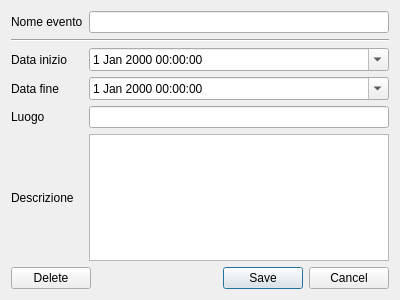
<?xml version="1.0" encoding="UTF-8"?>
<ui version="4.0">
 <class>DialogEdit</class>
 <widget class="QDialog" name="DialogEdit">
  <property name="geometry">
   <rect>
    <x>0</x>
    <y>0</y>
    <width>400</width>
    <height>300</height>
   </rect>
  </property>
  <property name="windowTitle">
   <string>Modifica evento</string>
  </property>
  <layout class="QGridLayout" name="gridLayout_2">
   <item row="0" column="0">
    <layout class="QGridLayout" name="gridLayout">
     <property name="verticalSpacing">
      <number>6</number>
     </property>
     <item row="3" column="1">
      <widget class="QDateTimeEdit" name="fieldDateStart">
       <property name="calendarPopup">
        <bool>true</bool>
       </property>
      </widget>
     </item>
     <item row="0" column="0">
      <widget class="QLabel" name="labelName">
       <property name="text">
        <string>Nome evento</string>
       </property>
      </widget>
     </item>
     <item row="5" column="1">
      <widget class="QLineEdit" name="fieldLocation"/>
     </item>
     <item row="4" column="1">
      <widget class="QDateTimeEdit" name="fieldDateEnd">
       <property name="calendarPopup">
        <bool>true</bool>
       </property>
      </widget>
     </item>
     <item row="3" column="0">
      <widget class="QLabel" name="labelStart">
       <property name="text">
        <string>Data inizio</string>
       </property>
      </widget>
     </item>
     <item row="5" column="0">
      <widget class="QLabel" name="labelLocation">
       <property name="text">
        <string>Luogo</string>
       </property>
      </widget>
     </item>
     <item row="1" column="0" colspan="2">
      <widget class="Line" name="line">
       <property name="frameShadow">
        <enum>QFrame::Sunken</enum>
       </property>
       <property name="orientation">
        <enum>Qt::Horizontal</enum>
       </property>
      </widget>
     </item>
     <item row="4" column="0">
      <widget class="QLabel" name="labelEnd">
       <property name="text">
        <string>Data fine</string>
       </property>
      </widget>
     </item>
     <item row="6" column="0">
      <widget class="QLabel" name="labelDescription">
       <property name="text">
        <string>Descrizione</string>
       </property>
      </widget>
     </item>
     <item row="6" column="1">
      <widget class="QTextEdit" name="fieldDescription">
       <property name="tabChangesFocus">
        <bool>true</bool>
       </property>
      </widget>
     </item>
     <item row="0" column="1">
      <widget class="QLineEdit" name="fieldEventName"/>
     </item>
    </layout>
   </item>
   <item row="1" column="0">
    <layout class="QHBoxLayout" name="horizontalLayout">
     <property name="bottomMargin">
      <number>0</number>
     </property>
     <item>
      <widget class="QPushButton" name="deleteButton">
       <property name="text">
        <string>Delete</string>
       </property>
      </widget>
     </item>
     <item>
      <widget class="QDialogButtonBox" name="okCancelButtons">
       <property name="orientation">
        <enum>Qt::Horizontal</enum>
       </property>
       <property name="standardButtons">
        <set>QDialogButtonBox::Cancel|QDialogButtonBox::Save</set>
       </property>
       <property name="centerButtons">
        <bool>false</bool>
       </property>
      </widget>
     </item>
    </layout>
   </item>
  </layout>
 </widget>
 <tabstops>
  <tabstop>fieldEventName</tabstop>
  <tabstop>fieldDateStart</tabstop>
  <tabstop>fieldDateEnd</tabstop>
  <tabstop>fieldLocation</tabstop>
  <tabstop>fieldDescription</tabstop>
 </tabstops>
 <resources/>
 <connections>
  <connection>
   <sender>okCancelButtons</sender>
   <signal>accepted()</signal>
   <receiver>DialogEdit</receiver>
   <slot>accept()</slot>
   <hints>
    <hint type="sourcelabel">
     <x>227</x>
     <y>282</y>
    </hint>
    <hint type="destinationlabel">
     <x>157</x>
     <y>274</y>
    </hint>
   </hints>
  </connection>
  <connection>
   <sender>okCancelButtons</sender>
   <signal>rejected()</signal>
   <receiver>DialogEdit</receiver>
   <slot>reject()</slot>
   <hints>
    <hint type="sourcelabel">
     <x>295</x>
     <y>288</y>
    </hint>
    <hint type="destinationlabel">
     <x>286</x>
     <y>274</y>
    </hint>
   </hints>
  </connection>
  <connection>
   <sender>deleteButton</sender>
   <signal>clicked()</signal>
   <receiver>DialogEdit</receiver>
   <slot>deleteEvent()</slot>
   <hints>
    <hint type="sourcelabel">
     <x>79</x>
     <y>277</y>
    </hint>
    <hint type="destinationlabel">
     <x>100</x>
     <y>296</y>
    </hint>
   </hints>
  </connection>
 </connections>
 <slots>
  <slot>deleteEvent()</slot>
 </slots>
</ui>
